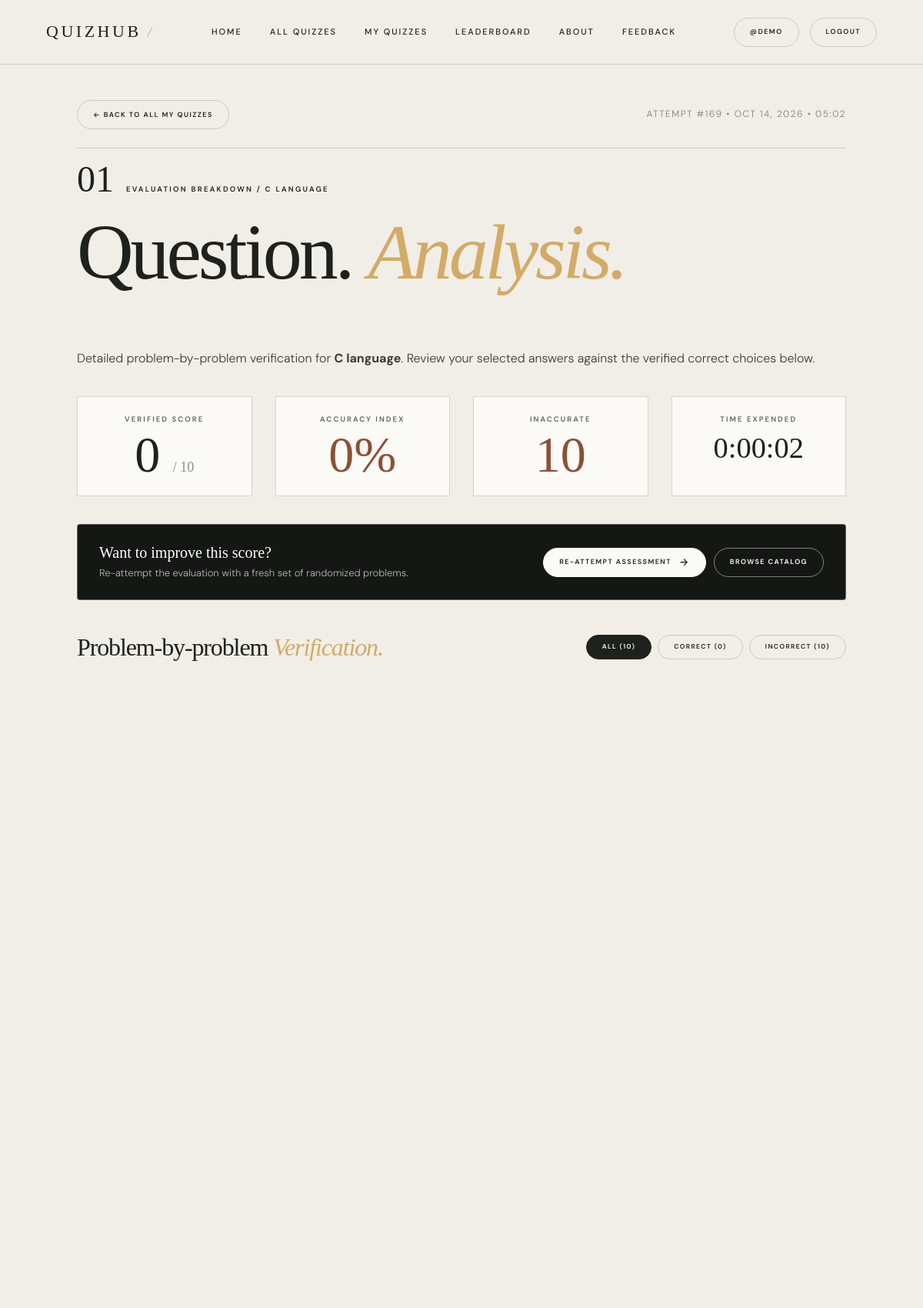
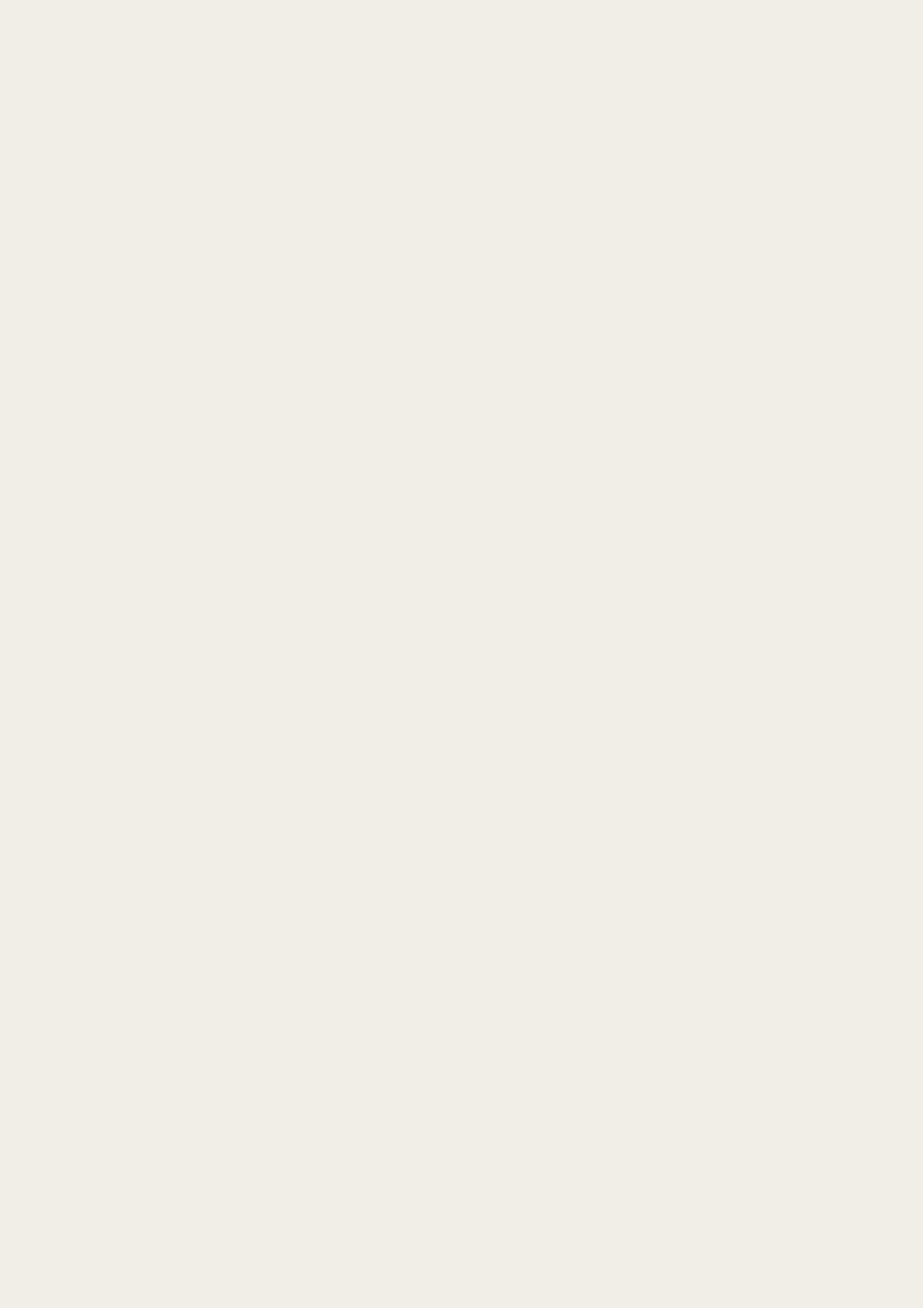
Screenshot of /quiz/attempt/169 (signed in, upper part) with the database file from the repository (2 pictures, top to bottom).
### quiz1/models.py (models this page shows, shortened)
class UserScore(models.Model):
    user = models.ForeignKey(User, on_delete=models.CASCADE)
    quiz = models.ForeignKey(Quiz, on_delete=models.CASCADE)
    score = models.IntegerField()
    total_questions = models.IntegerField(default=10)
    time_taken = models.DurationField()
    completed_at = models.DateTimeField(auto_now_add=True)

class Quiz(models.Model):
    title = models.CharField(max_length=50)
    description = models.TextField(max_length=50)
    category = models.ForeignKey(Category, on_delete=models.CASCADE)
    create_at = models.DateField(auto_now_add=True)
    update_at = models.DateField(auto_now=True)

### quiz1/views.py (the view, shortened to what this page needs)
# urls.py: path('attempt/<int:attempt_id>', views.quiz_attempt_detail_view, name='quiz_attempt_detail'),
@login_required(login_url='login')
def quiz_attempt_detail_view(request, attempt_id):
    if request.user.is_superuser:
        attempt = get_object_or_404(UserScore.objects.select_related('quiz', 'quiz__category', 'user'), id=attempt_id)
    else:
        attempt = get_object_or_404(UserScore.objects.select_related('quiz', 'quiz__category', 'user'), id=attempt_id, user=request.user)
    answers_qs = attempt.user_answers.select_related('question', 'selected_choice').all()
    breakdown = []
    if answers_qs.exists():
        for i, ans in enumerate(answers_qs, 1):
            correct_choice = ans.question.choice_set.filter(is_correct=True).first()
            choices_list = []
            for ch in ans.question.choice_set.all():
                choices_list.append({
                    'id': ch.id,
                    'text': ch.text,
                    'is_correct': ch.is_correct,
                    'is_user_choice': (ans.selected_choice_id == ch.id),
                })
            breakdown.append({
                'index': i,
                'question': ans.question,
                'selected_choice': ans.selected_choice,
                'correct_choice': correct_choice,
                'is_correct': ans.is_correct,
                'choices': choices_list,
            })
    total_count = attempt.total_questions or len(breakdown) or 10
    accuracy = round((attempt.score / total_count) * 100) if total_count else 0
    formatted_time = str(attempt.time_taken).split('.')[0]
    context = {
        'attempt': attempt,
        'quiz': attempt.quiz,
        'breakdown': breakdown,
        'total_count': total_count,
        'incorrect_count': max(0, total_count - attempt.score),
        'accuracy': accuracy,
        'formatted_time': formatted_time,
    }
    return render(request, 'quiz_attempt_detail.html', context)

### templates/quiz_attempt_detail.html (shortened to what this page needs)
{% extends "./index.html" %}
{% load static %}
{% block content %}
<section class="section-pad chapter-paper" style="padding-top: 130px; min-height: 85vh;">
    <div class="zh-container zh-container-narrow">
        <div style="display: flex; justify-content: space-between; align-items: center; margin-bottom: 24px; flex-wrap: wrap; gap: 14px;">
            <a href="{% url 'my_quizzes' %}" class="zh-btn zh-btn-outline zh-btn-sm">
                ← Back to All My Quizzes
            </a>
            <span style="font-size: 12px; letter-spacing: 0.12em; text-transform: uppercase; opacity: 0.55;">
                Attempt #{{ attempt.id }} • {{ attempt.completed_at|date:"M d, Y • H:i" }}
            </span>
        </div>
        <div class="section-number">
            <span class="sn-num">01</span>
            <span>Evaluation Breakdown / {{ quiz.title }}</span>
        </div>
        <div style="margin-bottom: 36px;" class="reveal">
            <h1>Question. <em>Analysis.</em></h1>
            <p class="lede" style="margin-top: 12px;">
                Detailed problem-by-problem verification for <strong>{{ quiz.title }}</strong>. Review your selected answers against the verified correct choices below.
            </p>
        </div>
        <div class="zh-grid-4 reveal" style="margin-bottom: 36px;">
            <div class="zh-card-light" style="text-align: center; padding: 22px 14px;">
                <span class="zh-stat-label" style="margin-top: 0;">Verified Score</span>
                <span class="zh-stat-num" style="color: var(--ink); margin-top: 6px;">
                    {{ attempt.score }} <span style="font-size: 18px; opacity: 0.5;">/ {{ total_count }}</span>
                </span>
            </div>
            <div class="zh-card-light" style="text-align: center; padding: 22px 14px;">
                <span class="zh-stat-label" style="margin-top: 0;">Accuracy Index</span>
                <span class="zh-stat-num" style="color: {% if accuracy >= 70 %}var(--olive){% elif accuracy >= 40 %}var(--ochre){% else %}var(--clay){% endif %}; margin-top: 6px;">
                    {{ accuracy }}%
                </span>
            </div>
            <div class="zh-card-light" style="text-align: center; padding: 22px 14px;">
                <span class="zh-stat-label" style="margin-top: 0;">Inaccurate</span>
                <span class="zh-stat-num" style="color: var(--clay); margin-top: 6px;">
                    {{ incorrect_count }}
                </span>
            </div>
            <div class="zh-card-light" style="text-align: center; padding: 22px 14px;">
                <span class="zh-stat-label" style="margin-top: 0;">Time Expended</span>
                <span class="zh-stat-num" style="font-size: clamp(26px, 3.2vw, 42px); margin-top: 10px; color: var(--ink);">
                    {{ formatted_time }}
                </span>
            </div>
        </div>
        <div class="zh-card-dark reveal" style="padding: 24px 28px; display: flex; justify-content: space-between; align-items: center; flex-wrap: wrap; gap: 16px; margin-bottom: 44px; border-radius: 4px;">
            <div>
                <h4 style="color: #ffffff; margin: 0 0 4px; font-size: 20px;">Want to improve this score?</h4>
                <p style="font-size: 13px; color: rgba(255, 255, 255, 0.7); margin: 0;">
                    Re-attempt the evaluation with a fresh set of randomized problems.
                </p>
            </div>
            <div style="display: flex; gap: 10px; flex-wrap: wrap;">
                <a href="{% url 'retry_quiz' quiz.id %}" class="zh-btn zh-btn-primary zh-btn-sm">
                    Re-attempt Assessment <span class="zh-btn-arrow">→</span>
                </a>
                <a href="{% url 'all_quiz' %}" class="zh-btn zh-btn-ghost zh-btn-sm">
                    Browse Catalog
                </a>
            </div>
        </div>
        <div style="display: flex; justify-content: space-between; align-items: center; margin-bottom: 24px; flex-wrap: wrap; gap: 12px;">
            <h2 style="font-size: clamp(22px, 2.8vw, 32px); margin: 0;">Problem-by-problem <em>Verification.</em></h2>
            <div style="display: flex; gap: 8px;" id="filterBar">
                <button type="button" class="zh-btn zh-btn-ink zh-btn-sm filter-pill" data-filter="all" style="height: 32px; font-size: 8.5px;">
                    All ({{ breakdown|length }})
                </button>
                <button type="button" class="zh-btn zh-btn-outline zh-btn-sm filter-pill" data-filter="correct" style="height: 32px; font-size: 8.5px;">
                    Correct ({{ attempt.score }})
                </button>
                <button type="button" class="zh-btn zh-btn-outline zh-btn-sm filter-pill" data-filter="incorrect" style="height: 32px; font-size: 8.5px;">
                    Incorrect ({{ incorrect_count }})
                </button>
            </div>
        </div>
        <div class="review-stack">
        </div>
    </div>
</section>
{% endblock content %}

### templates/components/navbar.html (shortened to what this page needs)
{% load static %}
<header class="site-header" data-header>
    <a href="{% url 'home' %}" class="wordmark" aria-label="QuizHub Home">
        QuizHub <em>/</em>
    </a>
    <nav class="desktop-nav" aria-label="Main Navigation">
        <a href="{% url 'home' %}">Home</a>
        <a href="{% url 'all_quiz' %}">All Quizzes</a>
        {% if request.user.is_authenticated %}
        <a href="{% url 'my_quizzes' %}">My Quizzes</a>
        {% endif %}
        <a href="{% url 'leaderboard' %}">Leaderboard</a>
        <a href="{% url 'about' %}">About</a>
        <a href="{% url 'contactUs' %}">Feedback</a>
    </nav>
    <div class="header-actions">
        {% if request.user.is_authenticated %}
            <a href="{% url 'profile' request.user.username %}" class="zh-btn zh-btn-outline zh-btn-sm header-cta">
                @{{ request.user.username }}
            </a>
            <a href="{% url 'logout' %}" class="zh-btn zh-btn-outline zh-btn-sm header-cta">
                Logout
            </a>
        {% endif %}
    </div>
</header>

### rows the page displays
UserScore: id "169", completed_at "OCT 14, 2026 • 05:02", score "0"
Quiz: title "C LANGUAGE", title "C language"

### other values shown
{{ request.user.username }} "DEMO"
{{ total_count }} "10"
{{ accuracy }} "0"
{{ incorrect_count }} "10"
{{ breakdown|length }} "10"
